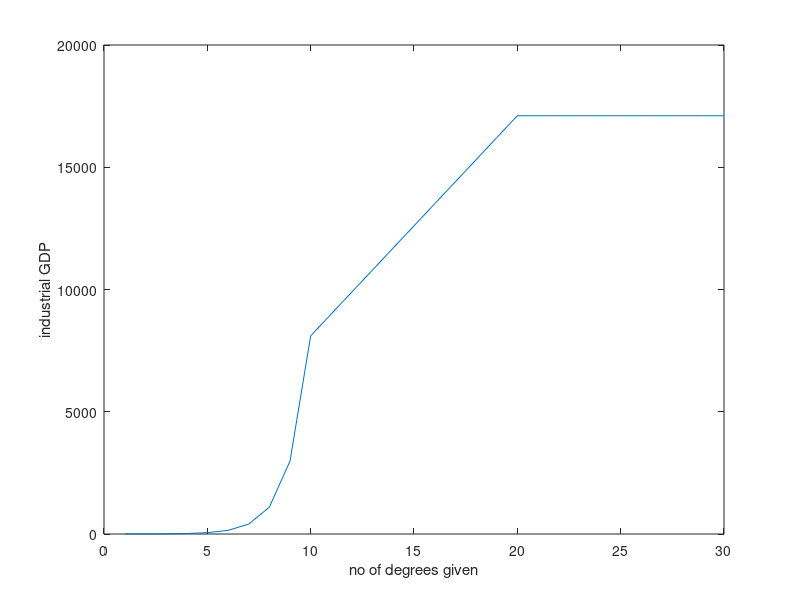

Reproduce this figure in MATLAB.
clear all;
i = 0;
init = zeros(1,10);
inter = zeros(1,10);
endp = zeros(1,10);
k = 1; m = 900.34; k1 = 17106.4601;

for i = 1:10
    init( i ) = exp( i-1 );
    inter( i ) = m * (i+9);
    endp(i) = k1 * (1 - exp (- (i+19) ));
end

x = 1:30;
y = zeros(1,30);
y(1:10) = init(1:10);
y(11:20) = inter(1:10);
y(21:30) = endp(1:10);
%axis(1:1:30, 1:18000 );
plot(x, y);
xlabel('no of degrees given');
ylabel('industrial GDP');
